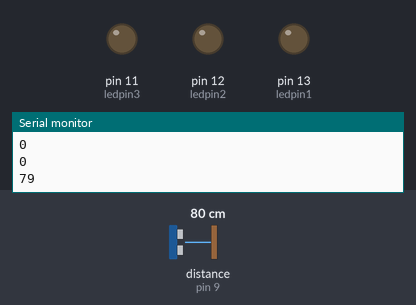
A sketch run on a simulated Arduino Uno, built with avr-gcc and run on an emulated ATmega328P. Shown: output pins drawn as LEDs (lit = HIGH), the last lines printed to the serial monitor. Wiring (inferred from the names in the program): ultrasonic range finder: trigger pin 10; echo pin 9. The test bench sets the inputs (shaded band); at power-on: distance to the obstacle (sensor on pin 9) 80 cm. The echo pulse lasts 58.3 µs per cm; pins used as bus, display or sensor lines are not drawn.

Above: at 2.8 s.
2.9 s: distance to the obstacle (sensor on pin 9) set to 55 cm
5.6 s: distance to the obstacle (sensor on pin 9) set to 46 cm
At 6.5 s:
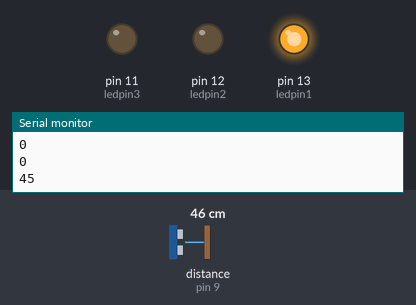
8.3 s: distance to the obstacle (sensor on pin 9) set to 33 cm
11.2 s: distance to the obstacle (sensor on pin 9) set to 27 cm
At 12.6 s:
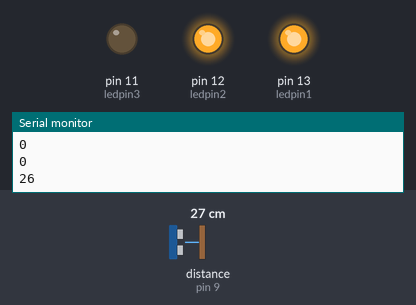
13.9 s: distance to the obstacle (sensor on pin 9) set to 24 cm
16.6 s: distance to the obstacle (sensor on pin 9) set to 19 cm
At 18.7 s:
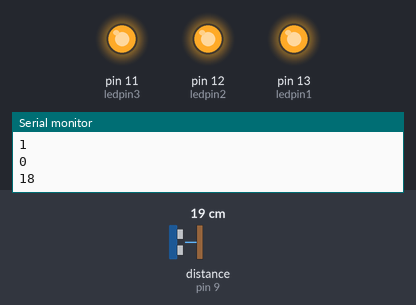
Timing chart, 0 to 20.2 s (numbered marks = the images above; inputs shaded):
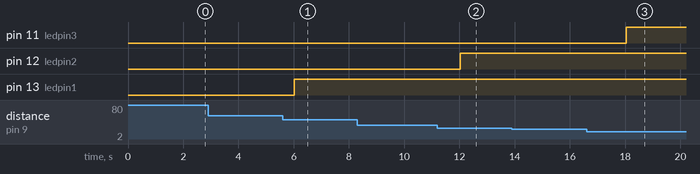

Measured:
- the behaviour switches between 51 and 50 cm on distance to the obstacle (sensor on pin 9) (found by bisection; images 0 and 1)
- the behaviour switches between 31 and 30 cm on distance to the obstacle (sensor on pin 9) (found by bisection; images 1 and 2)
- the behaviour switches between 22 and 21 cm on distance to the obstacle (sensor on pin 9) (found by bisection; images 2 and 3)
- after the input at 5.6 s, pin 13 (ledpin1): LOW → HIGH after 0.42 s
- after the input at 11.2 s, pin 12 (ledpin2): LOW → HIGH after 0.83 s
- after the input at 16.6 s, pin 11 (ledpin3): LOW → HIGH after 1.4 s

The sketch:

7_Water_Level_Indicator.ino
```cpp
/********************************************************************
Project Title: Water Level Indicator
Organisation: Soham Academy Of Human Excellence
Website: https://ria.sohamacademy.org/
*********************************************************************/

#define trigger 10
#define echo 9
int ledpin1=13;
int ledpin2=12;
int ledpin3=11;
long duration, distance;
void setup()
{
 Serial.begin(9600);
 pinMode(trigger,OUTPUT); // set the trigger pin as an output
 pinMode(echo,INPUT); // set the echo pin as an input
 pinMode(ledpin1,OUTPUT);
 pinMode(ledpin2,OUTPUT);
 pinMode(ledpin3,OUTPUT);
}
void loop()
{
 digitalWrite(trigger,LOW);
 delayMicroseconds(2);
 digitalWrite(trigger,HIGH);
 delayMicroseconds(10);
 digitalWrite(trigger,LOW);
 delayMicroseconds(2);
 //time=pulseIn(echo,HIGH); // stores the time span between the transmitted and reflected waves
 //distance=time*0.034/2; //formula to calculate the distance in cm
 duration = pulseIn(echo, HIGH);
 distance = duration/58.2;
 Serial.println(distance);
 if(distance>=50)
 {
   digitalWrite(ledpin1, LOW);
   digitalWrite(ledpin2, LOW);
   digitalWrite(ledpin3, LOW);
   delay(1000);
 }
  else if(distance<50 && distance >30)
 {
  digitalWrite(ledpin1, HIGH);
  digitalWrite(ledpin2, LOW);
  digitalWrite(ledpin3, LOW);
  delay(1000);
 }
 else if(distance<30 && distance >20)
 {
  digitalWrite(ledpin1, HIGH);
  digitalWrite(ledpin2, HIGH);
  digitalWrite(ledpin3, LOW);
  delay(1000);
 }
 else if(distance<=20)// check if water is full
 {
  digitalWrite(ledpin1, HIGH);
  digitalWrite(ledpin2, HIGH);
  digitalWrite(ledpin3, HIGH);
  delay(1000);
 }
   Serial.println("LED(1,2,3):");
   Serial.println(digitalRead(ledpin1));
   Serial.println(digitalRead(ledpin2));
   Serial.println(digitalRead(ledpin3));
 delay(1000);
}
```
